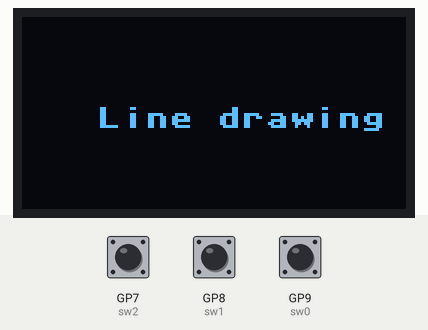
Bench run of a program on a simulated Raspberry Pi Pico running MicroPython. Shown: 128×64 one-colour display. The inputs (shaded band) are chosen by the test bench; at power-on: GP8 (sw1) HIGH, GP7 (sw2) HIGH, GP9 (sw0) HIGH. What the program prints to the serial console is not drawn.

Above: at 0.1 s.
2.3 s: GP8 (sw1) pulled LOW for 3.2 s
At 3.0 s:
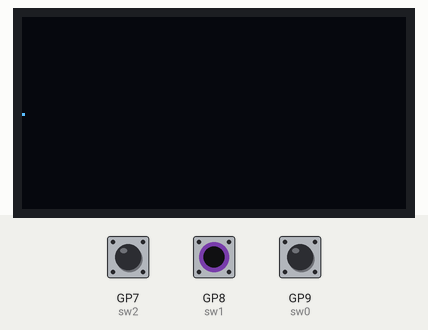
6.1 s: GP7 (sw2) pulled LOW for 0.15 s
6.8 s: GP9 (sw0) pulled LOW for 0.15 s
At 7.21 s:
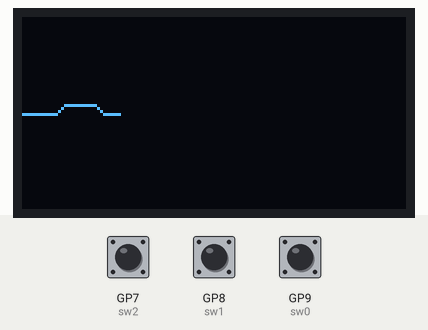
7.5 s: GP7 (sw2) pulled LOW for 1 s
At 7.96 s:
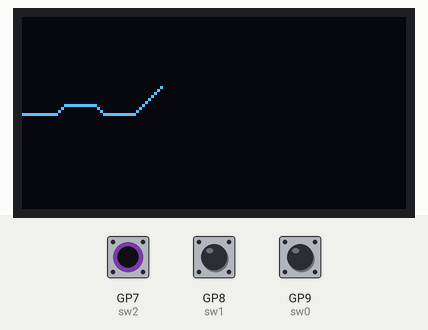
9.1 s: GP8 (sw1) pulled LOW for 0.15 s
9.8 s: GP9 (sw0) pulled LOW for 1 s
At 10.98 s:
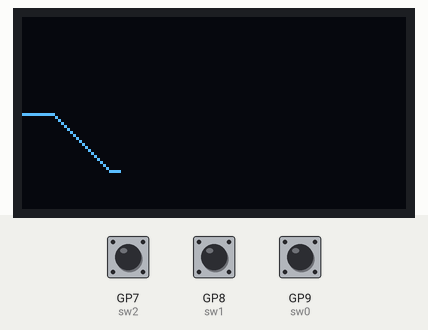

The program:

13_linedrawing.py
```python
from machine import UART, Pin, I2C, Timer, ADC
from ssd1306 import SSD1306_I2C
import time
import framebuf


sw2 = Pin(7, Pin.IN, Pin.PULL_UP) #up
sw1 = Pin(8, Pin.IN, Pin.PULL_UP) #reset
sw0 = Pin(9, Pin.IN, Pin.PULL_UP) #down
i2c = I2C(1, scl=Pin(15), sda=Pin(14), freq=400000)
oled_width = 128
oled_height = 64
oled = SSD1306_I2C(oled_width, oled_height, i2c)

oled.fill(0)
oled.text("Line drawing", 25, 30, 1)
oled.show()
time.sleep(1)
oled.fill(0)
x=0
y=31

while True:
    time.sleep(0.03)

    if sw0.value()==0:
        y=y+1
        if y>63:
            y=63
    elif sw2.value()==0:
        y=y-1
        if y<0:
            y=0
    elif sw1.value()==0:
        oled.fill(0)
        x=0
        y=32
        print("reset")
    else:
        print("no input")
    #render 1 px
    oled.pixel(x,y,1)
    oled.show()
    x=x+1
    if x > 127:
        x = 0

        
```
